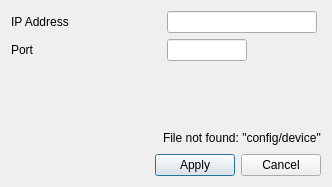
<?xml version="1.0" encoding="UTF-8"?>
<ui version="4.0">
 <class>SetupBoard</class>
 <widget class="QDialog" name="SetupBoard">
  <property name="geometry">
   <rect>
    <x>0</x>
    <y>0</y>
    <width>332</width>
    <height>187</height>
   </rect>
  </property>
  <property name="windowTitle">
   <string>Dialog</string>
  </property>
  <layout class="QVBoxLayout" name="verticalLayout">
   <item>
    <layout class="QHBoxLayout" name="horizontalLayout_3">
     <item>
      <widget class="QLabel" name="label">
       <property name="minimumSize">
        <size>
         <width>150</width>
         <height>0</height>
        </size>
       </property>
       <property name="maximumSize">
        <size>
         <width>150</width>
         <height>16777215</height>
        </size>
       </property>
       <property name="text">
        <string>IP Address</string>
       </property>
      </widget>
     </item>
     <item>
      <widget class="QLineEdit" name="lineEdit_ipaddress">
       <property name="minimumSize">
        <size>
         <width>150</width>
         <height>0</height>
        </size>
       </property>
       <property name="maximumSize">
        <size>
         <width>150</width>
         <height>16777215</height>
        </size>
       </property>
      </widget>
     </item>
     <item>
      <spacer name="horizontalSpacer_2">
       <property name="orientation">
        <enum>Qt::Horizontal</enum>
       </property>
       <property name="sizeHint" stdset="0">
        <size>
         <width>40</width>
         <height>20</height>
        </size>
       </property>
      </spacer>
     </item>
    </layout>
   </item>
   <item>
    <layout class="QHBoxLayout" name="horizontalLayout_2">
     <item>
      <widget class="QLabel" name="label_2">
       <property name="minimumSize">
        <size>
         <width>150</width>
         <height>0</height>
        </size>
       </property>
       <property name="maximumSize">
        <size>
         <width>150</width>
         <height>16777215</height>
        </size>
       </property>
       <property name="text">
        <string>Port</string>
       </property>
      </widget>
     </item>
     <item>
      <widget class="QLineEdit" name="lineEdit_port">
       <property name="minimumSize">
        <size>
         <width>80</width>
         <height>0</height>
        </size>
       </property>
       <property name="maximumSize">
        <size>
         <width>80</width>
         <height>16777215</height>
        </size>
       </property>
      </widget>
     </item>
     <item>
      <spacer name="horizontalSpacer_3">
       <property name="orientation">
        <enum>Qt::Horizontal</enum>
       </property>
       <property name="sizeHint" stdset="0">
        <size>
         <width>40</width>
         <height>20</height>
        </size>
       </property>
      </spacer>
     </item>
    </layout>
   </item>
   <item>
    <spacer name="verticalSpacer">
     <property name="orientation">
      <enum>Qt::Vertical</enum>
     </property>
     <property name="sizeHint" stdset="0">
      <size>
       <width>20</width>
       <height>16</height>
      </size>
     </property>
    </spacer>
   </item>
   <item>
    <layout class="QHBoxLayout" name="horizontalLayout_4">
     <item>
      <spacer name="horizontalSpacer_4">
       <property name="orientation">
        <enum>Qt::Horizontal</enum>
       </property>
       <property name="sizeHint" stdset="0">
        <size>
         <width>40</width>
         <height>20</height>
        </size>
       </property>
      </spacer>
     </item>
     <item>
      <widget class="QLabel" name="label_file_not_found">
       <property name="text">
        <string>File not found: &quot;config/device&quot;</string>
       </property>
      </widget>
     </item>
    </layout>
   </item>
   <item>
    <layout class="QHBoxLayout" name="horizontalLayout">
     <item>
      <spacer name="horizontalSpacer">
       <property name="orientation">
        <enum>Qt::Horizontal</enum>
       </property>
       <property name="sizeHint" stdset="0">
        <size>
         <width>40</width>
         <height>20</height>
        </size>
       </property>
      </spacer>
     </item>
     <item>
      <widget class="QPushButton" name="pushButton_apply">
       <property name="text">
        <string>Apply</string>
       </property>
      </widget>
     </item>
     <item>
      <widget class="QPushButton" name="pushButton_cancel">
       <property name="text">
        <string>Cancel</string>
       </property>
      </widget>
     </item>
    </layout>
   </item>
  </layout>
 </widget>
 <resources/>
 <connections/>
</ui>
